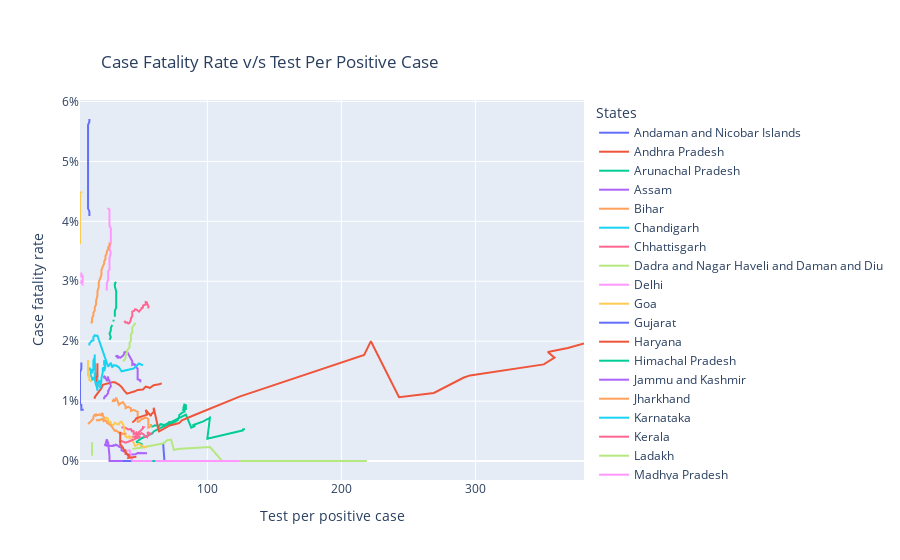

Notebook code cell kept with this figure:
### Code cell
fig = go.Figure(data=data)
fig.update_yaxes(ticksuffix="%")

fig.update_layout(
    title={
        'text': "Case Fatality Rate v/s Test Per Positive Case",
        'y':0.9,
        'x':0.3,
        'xanchor': 'center',
        'yanchor': 'top'},

    xaxis_title="Test per positive case",
    yaxis_title="Case fatality rate",
    legend_title="States",

)
